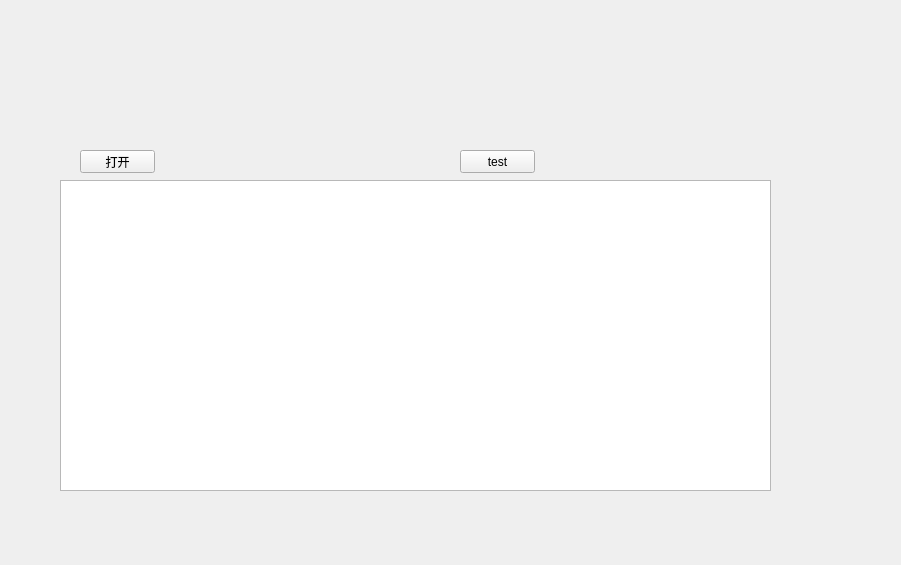
<?xml version="1.0" encoding="UTF-8"?>
<ui version="4.0">
 <class>MainWidget</class>
 <widget class="QWidget" name="MainWidget">
  <property name="geometry">
   <rect>
    <x>0</x>
    <y>0</y>
    <width>901</width>
    <height>565</height>
   </rect>
  </property>
  <property name="windowTitle">
   <string>MainWidget</string>
  </property>
  <widget class="QPushButton" name="pushButtonOpen">
   <property name="geometry">
    <rect>
     <x>80</x>
     <y>150</y>
     <width>75</width>
     <height>23</height>
    </rect>
   </property>
   <property name="text">
    <string>打开</string>
   </property>
  </widget>
  <widget class="QPushButton" name="pushButton">
   <property name="geometry">
    <rect>
     <x>460</x>
     <y>150</y>
     <width>75</width>
     <height>23</height>
    </rect>
   </property>
   <property name="text">
    <string>test</string>
   </property>
  </widget>
  <widget class="QPlainTextEdit" name="plainTextEdit">
   <property name="geometry">
    <rect>
     <x>60</x>
     <y>180</y>
     <width>711</width>
     <height>311</height>
    </rect>
   </property>
  </widget>
 </widget>
 <layoutdefault spacing="6" margin="11"/>
 <resources/>
 <connections/>
</ui>
